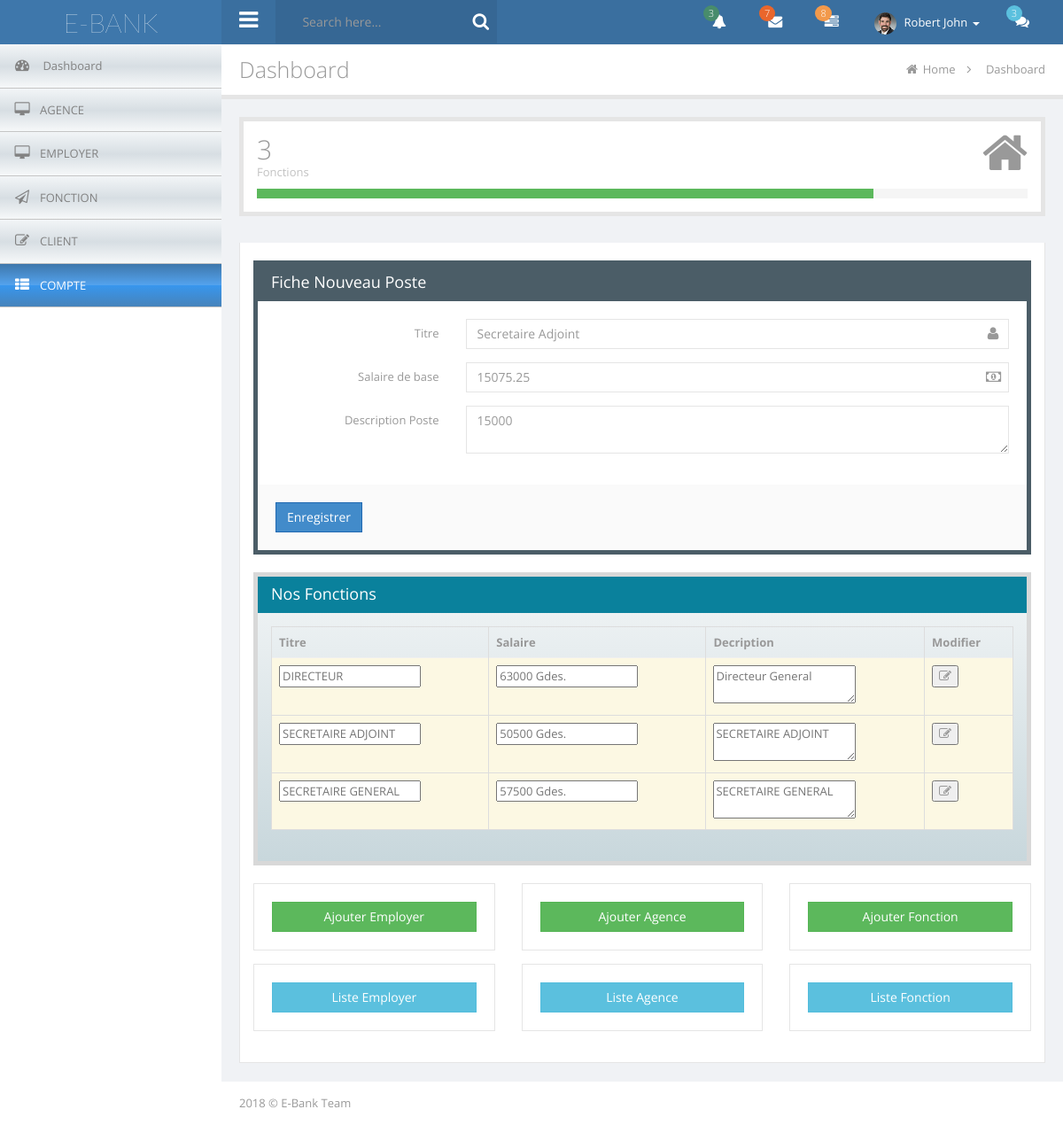
The app's page /production/admin/compte/liste.php (signed in), older data.
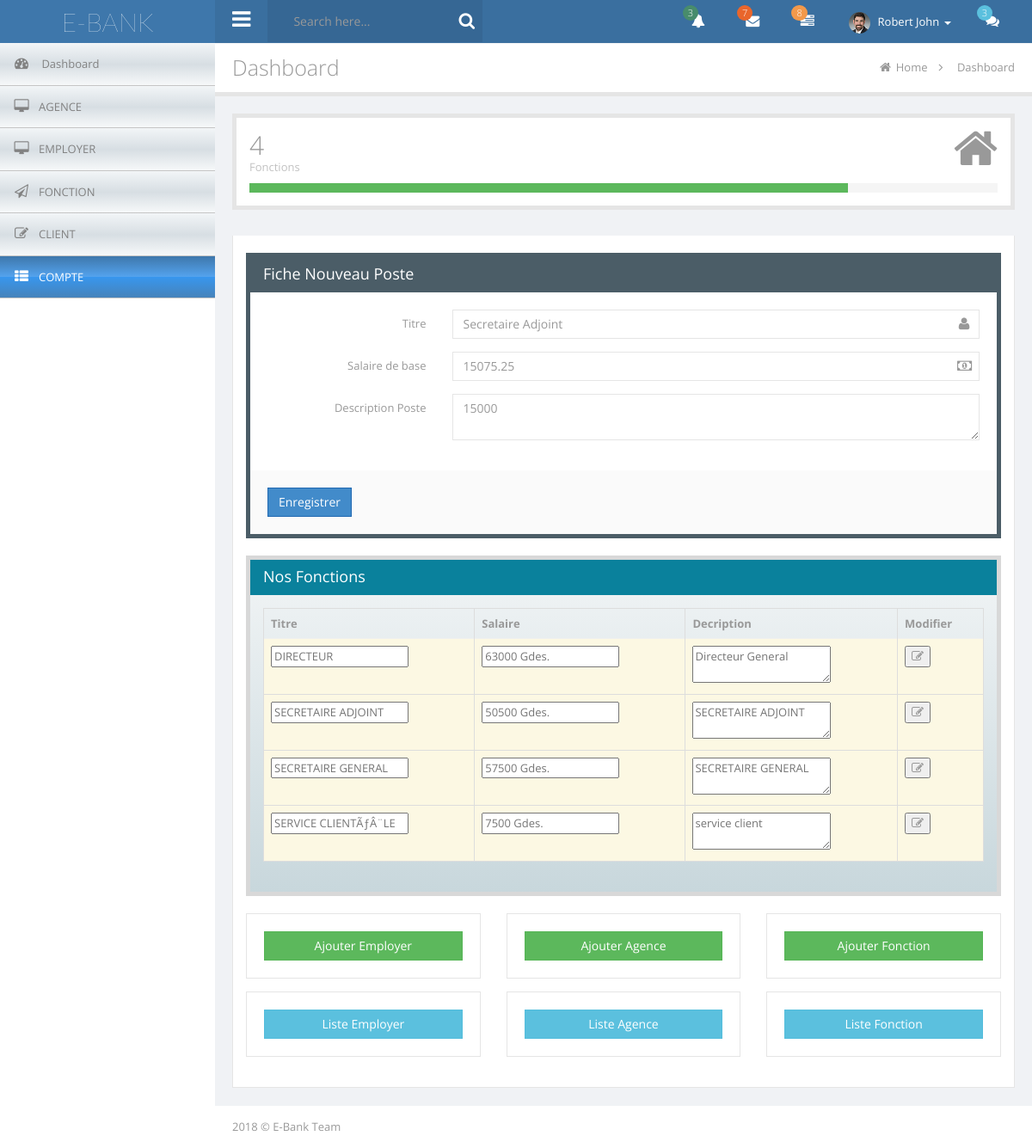
The same page, newer data.
### tables this page shows
CREATE TABLE `fonction` (
  `idfonction` int(11) NOT NULL,
  `titre_fonction` varchar(300) NOT NULL,
  `desc_fonction` varchar(45) NOT NULL,
  `salaire_fonction` double NOT NULL
);

### production/admin/compte/liste.php (the view, shortened to what the changed rows need)
<?php
include('../utils/connexion.php');
mysqli_autocommit($connexion, false);
if(isset($_SESSION['ticket_connexion']) && isset($_SESSION['iduser']) && isset($_SESSION['pseudo']) && isset($_SESSION['id_type_user'])){
?>
<!DOCTYPE html>
<html lang="en">
<head>
</head>
<body>
    <div>
        <?php
            include('../include/topbar_include.php');
        ?>
        <div id="wrapper">
            <?php
                include('../include/sidebar_include.php');
            ?>
            <div id="page-wrapper">
                <div id="title-breadcrumb-option-demo" class="page-title-breadcrumb">
                    <div class="page-header pull-left">
                        <div class="page-title">
                            Dashboard</div>
                    </div>
                    <ol class="breadcrumb page-breadcrumb pull-right">
                        <li><i class="fa fa-home"></i>&nbsp;<a href="dashboard.php">Home</a>&nbsp;&nbsp;<i class="fa fa-angle-right"></i>&nbsp;&nbsp;</li>
                        <li class="active">Dashboard</li>
                    </ol>
                    <div class="clearfix">
                    </div>
                </div>
                <div class="page-content">
                    <div id="tab-general">
                        <div id="sum_box" class="row mbl">
                            <div class="col-sm-12 col-md-12">
                                <div class="panel profit db mbm">
                                    <div class="panel-body">
                                        <p class="icon">
                                            <i class="icon fa fa-home"></i>
                                        </p>
                                        <h4 class="value">
                                            <?php
                                                $requete_f="SELECT * FROM fonction";
                                                $result_f=mysqli_query($connexion, $requete_f);
                                                echo $count_f=mysqli_num_rows($result_f);
                                            ?>
                                            <span></span></h4>
                                        <p class="description">
                                            Fonctions</p>
                                        <div class="progress progress-sm mbn">
                                            <div role="progressbar" aria-valuenow="80" aria-valuemin="0" aria-valuemax="100"
                                                style="width: 80%;" class="progress-bar progress-bar-success">
                                                <span class="sr-only">80% Complete (success)</span></div>
                                        </div>
                                    </div>
                                </div>
                            </div>
                        </div>
                        <div id="generalTabContent" class="tab-content responsive">
                            <div id="alert-tab" class="tab-pane fade in active">
                                <div class="row">
                                <div class="col-lg-12 col-md-12">
                                    <div class="panel panel-grey">
                                            <div class="panel-heading">
                                                Fiche Nouveau Poste</div>
                                            <div class="panel-body pan">
                                                <form method="post" class="form-horizontal">
                                                <div class="form-body pal">
                                                    <div class="form-group">
                                                        <label for="inputName" class="col-md-3 control-label">
                                                            Titre</label>
                                                        <div class="col-md-9">
                                                            <div class="input-icon right">
                                                                <i class="fa fa-user"></i>
                                                                <input id="inputName" type="text" name="edt_titre" placeholder="Secretaire Adjoint" class="form-control" /></div>
                                                        </div>
                                                    </div>
                                                    <div class="form-group">
                                                        <label for="inputSalaire" class="col-md-3 control-label">
                                                            Salaire de base</label>
                                                        <div class="col-md-9">
                                                            <div class="input-icon right">
                                                                <i class="fa fa-money"></i>
                                                                <input id="inputSalaire" type="numeric" name="edt_salaire" placeholder="15075.25" class="form-control" /></div>
                                                        </div>
                                                    </div>
                                                    <div class="form-group">
                                                        <label for="inputSalaire" class="col-md-3 control-label">
                                                            Description Poste</label>
                                                        <div class="col-md-9">
                                                            <div class="input-icon right">
                                                                <textarea id="inputSalaire" name="edt_description" type="numeric" placeholder="15000" maxlength="100" class="form-control"></textarea>
                                                            </div>
                                                        </div>
                                                    </div>
                                                </div>
                                                <div class="form-actions pal">
                                                    <div class="form-group mbn">
                                                        <div class="col-md-6">
                                                            <button type="submit" name="save_fonction" class="btn btn-primary">
                                                                Enregistrer</button>
                                                        </div>
                                                    </div>
                                                </div>
                                                </form>
                                            </div>
                                        </div>
                                    </div>
                                    <div class="col-lg-12 col-md-12">
                                        <div class="panel panel-blue">
                                            <div class="panel-heading">Nos Fonctions</div>
                                            <div class="panel-body">
                                                <table class="table table-hover table-bordered">
                                                    <thead>
                                                    <tr>
                                                        <th>Titre</th>
                                                        <th>Salaire</th>
                                                        <th>Decription</th>
                                                        <th>Modifier</th>
                                                    </tr>
                                                    </thead>
                                                    <tbody>
                                                    <?php
                                                        $requete_liste_f="SELECT * FROM fonction";
                                                        $result_liste_f=mysqli_query($connexion, $requete_liste_f);
                                                        $count_l_f=mysqli_num_rows($result_liste_f);
                                                        if($count_l_f>0){
                                                            while($data_liste_f=mysqli_fetch_assoc($result_liste_f)){
                                                                ?>
                                                                <form method="post">
                                                                    <tr class="warning">
                                                                        <td><input type="text" name="update_titre" placeholder="<?php echo utf8_encode($data_liste_f['titre_fonction']);?>"/></td>
                                                                        <td><input type="text" name="update_salaire" placeholder="<?php echo utf8_encode($data_liste_f['salaire_fonction']." Gdes.");?>"/></td>
                                                                        <td><textarea type="text" name="update_desc" placeholder="<?php echo utf8_encode($data_liste_f['desc_fonction']);?>"/></textarea></td>
                                                                        <td><button type="submit" name="btn_update_fonction" value="<?php echo sha1($data_liste_f['idfonction']);?>"><i class="icon fa fa-edit"></button></td>
                                                                    </tr>
                                                                </form>
                                                                <?php
                                                            }
                                                        }
                                                    ?>
                                                    </tbody>
                                                </table>
                                            </div>
                                        </div>
                                    </div>
                                    <div class="col-lg-12">
                                        <div id="change-transitions" class="row">
                                            <div class="col-md-4">
                                                <div class="box-placeholder">
                                                    <a href="../add_employer/"  class="btn btn-success btn-block">Ajouter Employer</a>
                                                </div>
                                            </div>
                                            <div class="col-md-4">
                                                <div class="box-placeholder">
                                                    <a href="../add_agence/"  class="btn btn-success btn-block">Ajouter Agence</a>
                                                </div>
                                            </div>
                                            <div class="col-md-4">
                                                <div class="box-placeholder">
                                                    <a href="../fonction/"  class="btn btn-success btn-block">Ajouter Fonction</a>
                                                </div>
                                            </div>
                                        </div>
                                    </div>
                                    <div class="col-lg-12">
                                        <div id="change-transitions" class="row">
                                            <div class="col-md-4">
                                                <div class="box-placeholder">
                                                    <a href="../employer/"  class="btn btn-info btn-block">Liste Employer</a>
                                                </div>
                                            </div>
                                            <div class="col-md-4">
                                                <div class="box-placeholder">
                                                    <a href="../agence/"  class="btn btn-info btn-block">Liste Agence</a>
                                                </div>
                                            </div>
                                            <div class="col-md-4">
                                                <div class="box-placeholder">
                                                    <a href="../fonction/"  class="btn btn-info btn-block">Liste Fonction</a>
                                                </div>
                                            </div>
                                        </div>
                                    </div>
                                </div>
                            </div>
                        </div>
                    </div>
                </div>
            </div>
        </div>
    </div>
</body>
</html>
<?php
}else{
session_unset();
session_destroy();
$_SESSION = array();
echo '<meta http-equiv="refresh" content="0;url=../login/">';
}
?>

Row changes from the older to the newer data that the page shows:
added fonction: update_titre "SERVICE CLIENTÃƒÂ¨LE", update_salaire "7500 Gdes.", update_desc "service client"
Text that changed along with them:
$count_f=mysqli_num_rows($result_f): "3" → "4"
